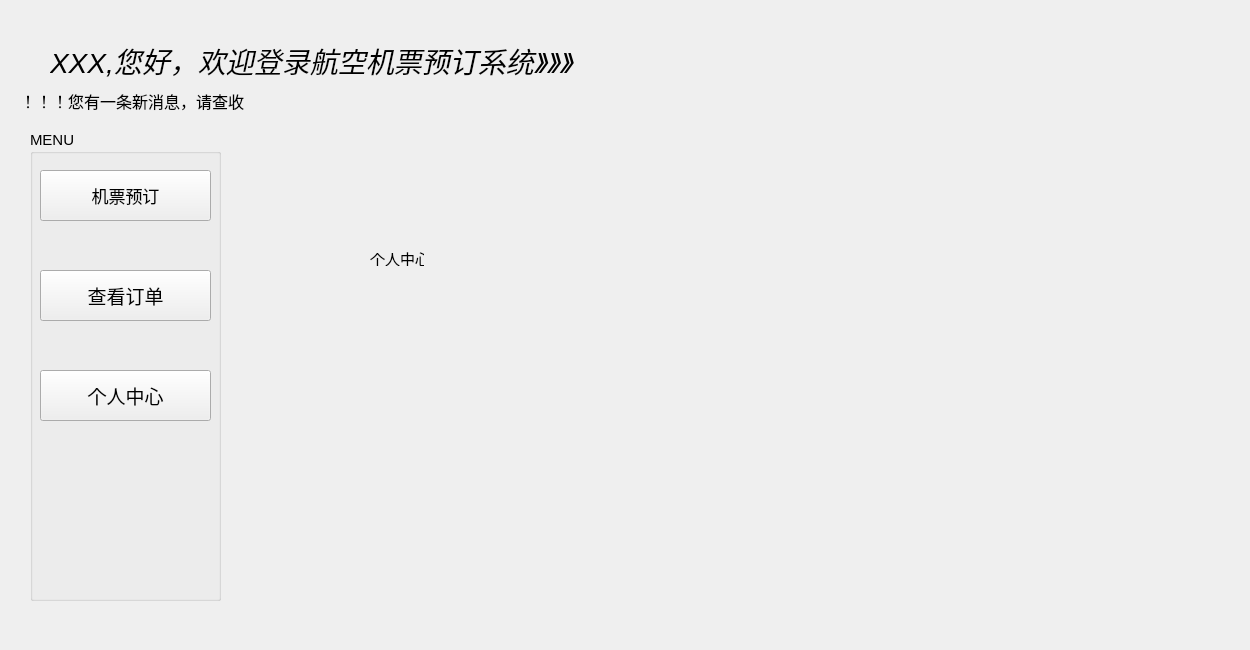
<?xml version="1.0" encoding="UTF-8"?>
<ui version="4.0">
 <class>FlightWindow</class>
 <widget class="QWidget" name="FlightWindow">
  <property name="geometry">
   <rect>
    <x>0</x>
    <y>0</y>
    <width>1250</width>
    <height>650</height>
   </rect>
  </property>
  <property name="font">
   <font>
    <pointsize>11</pointsize>
   </font>
  </property>
  <property name="windowTitle">
   <string>Form</string>
  </property>
  <widget class="QLabel" name="welMsgLabel">
   <property name="geometry">
    <rect>
     <x>50</x>
     <y>30</y>
     <width>591</width>
     <height>61</height>
    </rect>
   </property>
   <property name="font">
    <font>
     <pointsize>21</pointsize>
     <italic>true</italic>
    </font>
   </property>
   <property name="text">
    <string>XXX,您好，欢迎登录航空机票预订系统》》》</string>
   </property>
  </widget>
  <widget class="QLabel" name="msgLabel">
   <property name="geometry">
    <rect>
     <x>20</x>
     <y>80</y>
     <width>401</width>
     <height>41</height>
    </rect>
   </property>
   <property name="font">
    <font>
     <pointsize>12</pointsize>
     <italic>false</italic>
    </font>
   </property>
   <property name="text">
    <string>！！！您有一条新消息，请查收</string>
   </property>
  </widget>
  <widget class="QGroupBox" name="groupBox">
   <property name="geometry">
    <rect>
     <x>30</x>
     <y>130</y>
     <width>191</width>
     <height>471</height>
    </rect>
   </property>
   <property name="font">
    <font>
     <pointsize>11</pointsize>
    </font>
   </property>
   <property name="title">
    <string>MENU</string>
   </property>
   <widget class="QPushButton" name="flightBtn">
    <property name="geometry">
     <rect>
      <x>10</x>
      <y>40</y>
      <width>171</width>
      <height>51</height>
     </rect>
    </property>
    <property name="font">
     <font>
      <pointsize>13</pointsize>
     </font>
    </property>
    <property name="cursor">
     <cursorShape>PointingHandCursor</cursorShape>
    </property>
    <property name="text">
     <string>机票预订</string>
    </property>
   </widget>
   <widget class="QPushButton" name="orderBtn">
    <property name="geometry">
     <rect>
      <x>10</x>
      <y>140</y>
      <width>171</width>
      <height>51</height>
     </rect>
    </property>
    <property name="font">
     <font>
      <pointsize>14</pointsize>
     </font>
    </property>
    <property name="cursor">
     <cursorShape>PointingHandCursor</cursorShape>
    </property>
    <property name="text">
     <string>查看订单</string>
    </property>
   </widget>
   <widget class="QPushButton" name="myBtn">
    <property name="geometry">
     <rect>
      <x>10</x>
      <y>240</y>
      <width>171</width>
      <height>51</height>
     </rect>
    </property>
    <property name="font">
     <font>
      <pointsize>14</pointsize>
     </font>
    </property>
    <property name="cursor">
     <cursorShape>PointingHandCursor</cursorShape>
    </property>
    <property name="text">
     <string>个人中心</string>
    </property>
   </widget>
  </widget>
  <widget class="QStackedWidget" name="stackedWidget">
   <property name="geometry">
    <rect>
     <x>250</x>
     <y>120</y>
     <width>991</width>
     <height>481</height>
    </rect>
   </property>
   <property name="currentIndex">
    <number>1</number>
   </property>
   <widget class="QWidget" name="flight_page">
    <widget class="QComboBox" name="fromCitycomBox">
     <property name="geometry">
      <rect>
       <x>50</x>
       <y>30</y>
       <width>141</width>
       <height>41</height>
      </rect>
     </property>
     <property name="font">
      <font>
       <pointsize>11</pointsize>
      </font>
     </property>
    </widget>
    <widget class="QComboBox" name="toCitycomBox">
     <property name="geometry">
      <rect>
       <x>290</x>
       <y>30</y>
       <width>141</width>
       <height>41</height>
      </rect>
     </property>
     <property name="font">
      <font>
       <pointsize>11</pointsize>
      </font>
     </property>
    </widget>
    <widget class="QDateEdit" name="dateEdit">
     <property name="geometry">
      <rect>
       <x>460</x>
       <y>40</y>
       <width>110</width>
       <height>31</height>
      </rect>
     </property>
    </widget>
    <widget class="QPushButton" name="flightQueryBtn">
     <property name="geometry">
      <rect>
       <x>610</x>
       <y>40</y>
       <width>141</width>
       <height>31</height>
      </rect>
     </property>
     <property name="font">
      <font>
       <pointsize>13</pointsize>
      </font>
     </property>
     <property name="cursor">
      <cursorShape>PointingHandCursor</cursorShape>
     </property>
     <property name="text">
      <string>机票查询</string>
     </property>
    </widget>
    <widget class="QLabel" name="label">
     <property name="geometry">
      <rect>
       <x>220</x>
       <y>40</y>
       <width>51</width>
       <height>31</height>
      </rect>
     </property>
     <property name="text">
      <string/>
     </property>
     <property name="pixmap">
      <pixmap resource="images.qrc">:/img/images/arrow2.png</pixmap>
     </property>
     <property name="scaledContents">
      <bool>true</bool>
     </property>
    </widget>
    <widget class="QTableWidget" name="flightTabWidget">
     <property name="geometry">
      <rect>
       <x>0</x>
       <y>80</y>
       <width>971</width>
       <height>381</height>
      </rect>
     </property>
     <property name="font">
      <font>
       <pointsize>10</pointsize>
      </font>
     </property>
     <column>
      <property name="text">
       <string>机型</string>
      </property>
      <property name="font">
       <font>
        <pointsize>14</pointsize>
        <bold>false</bold>
       </font>
      </property>
      <property name="background">
       <color alpha="240">
        <red>255</red>
        <green>255</green>
        <blue>255</blue>
       </color>
      </property>
     </column>
     <column>
      <property name="text">
       <string>航班编号</string>
      </property>
      <property name="font">
       <font>
        <pointsize>14</pointsize>
       </font>
      </property>
      <property name="background">
       <color>
        <red>255</red>
        <green>255</green>
        <blue>255</blue>
       </color>
      </property>
     </column>
     <column>
      <property name="text">
       <string>出发日期</string>
      </property>
      <property name="font">
       <font>
        <pointsize>14</pointsize>
        <bold>false</bold>
       </font>
      </property>
     </column>
     <column>
      <property name="text">
       <string>出发时间</string>
      </property>
      <property name="font">
       <font>
        <pointsize>14</pointsize>
        <bold>false</bold>
       </font>
      </property>
     </column>
     <column>
      <property name="text">
       <string>到达时间</string>
      </property>
      <property name="font">
       <font>
        <pointsize>14</pointsize>
        <bold>false</bold>
       </font>
      </property>
     </column>
     <column>
      <property name="text">
       <string>出发城市</string>
      </property>
      <property name="font">
       <font>
        <pointsize>14</pointsize>
        <bold>false</bold>
       </font>
      </property>
     </column>
     <column>
      <property name="text">
       <string>目的城市</string>
      </property>
      <property name="font">
       <font>
        <pointsize>14</pointsize>
        <bold>false</bold>
       </font>
      </property>
     </column>
     <column>
      <property name="text">
       <string>最低票价</string>
      </property>
      <property name="font">
       <font>
        <pointsize>14</pointsize>
       </font>
      </property>
     </column>
     <column>
      <property name="text">
       <string>始发机场</string>
      </property>
      <property name="font">
       <font>
        <pointsize>14</pointsize>
        <bold>false</bold>
       </font>
      </property>
     </column>
     <column>
      <property name="text">
       <string>落地机场</string>
      </property>
      <property name="font">
       <font>
        <pointsize>14</pointsize>
        <bold>false</bold>
       </font>
      </property>
     </column>
     <column>
      <property name="text">
       <string>操作</string>
      </property>
      <property name="font">
       <font>
        <pointsize>14</pointsize>
        <bold>false</bold>
       </font>
      </property>
     </column>
    </widget>
   </widget>
   <widget class="QWidget" name="my_page">
    <property name="enabled">
     <bool>true</bool>
    </property>
    <widget class="QLabel" name="label_2">
     <property name="enabled">
      <bool>true</bool>
     </property>
     <property name="geometry">
      <rect>
       <x>120</x>
       <y>130</y>
       <width>54</width>
       <height>16</height>
      </rect>
     </property>
     <property name="text">
      <string>个人中心</string>
     </property>
    </widget>
   </widget>
   <widget class="QWidget" name="order_page">
    <property name="enabled">
     <bool>true</bool>
    </property>
    <widget class="QLineEdit" name="keyLinedit">
     <property name="geometry">
      <rect>
       <x>10</x>
       <y>30</y>
       <width>531</width>
       <height>51</height>
      </rect>
     </property>
     <property name="font">
      <font>
       <pointsize>11</pointsize>
      </font>
     </property>
     <property name="alignment">
      <set>Qt::AlignCenter</set>
     </property>
     <property name="placeholderText">
      <string>请输入订单编号/航班编号/乘客姓名</string>
     </property>
    </widget>
    <widget class="QPushButton" name="orderQueryBtn">
     <property name="geometry">
      <rect>
       <x>580</x>
       <y>43</y>
       <width>151</width>
       <height>31</height>
      </rect>
     </property>
     <property name="text">
      <string>查询订单</string>
     </property>
    </widget>
    <widget class="QTableWidget" name="orderTabWidget">
     <property name="geometry">
      <rect>
       <x>5</x>
       <y>100</y>
       <width>961</width>
       <height>371</height>
      </rect>
     </property>
     <column>
      <property name="text">
       <string>订单编号</string>
      </property>
      <property name="font">
       <font>
        <pointsize>11</pointsize>
       </font>
      </property>
     </column>
     <column>
      <property name="text">
       <string>航班编号</string>
      </property>
      <property name="font">
       <font>
        <pointsize>11</pointsize>
       </font>
      </property>
     </column>
     <column>
      <property name="text">
       <string>座位编号</string>
      </property>
      <property name="font">
       <font>
        <pointsize>11</pointsize>
       </font>
      </property>
     </column>
     <column>
      <property name="text">
       <string>乘客姓名</string>
      </property>
      <property name="font">
       <font>
        <pointsize>11</pointsize>
       </font>
      </property>
     </column>
     <column>
      <property name="text">
       <string>乘客电话</string>
      </property>
      <property name="font">
       <font>
        <pointsize>11</pointsize>
       </font>
      </property>
     </column>
     <column>
      <property name="text">
       <string>出发机场</string>
      </property>
      <property name="font">
       <font>
        <pointsize>11</pointsize>
       </font>
      </property>
     </column>
     <column>
      <property name="text">
       <string>目的机场</string>
      </property>
      <property name="font">
       <font>
        <pointsize>11</pointsize>
       </font>
      </property>
     </column>
     <column>
      <property name="text">
       <string>出发日期</string>
      </property>
      <property name="font">
       <font>
        <pointsize>11</pointsize>
       </font>
      </property>
     </column>
     <column>
      <property name="text">
       <string>出发时间</string>
      </property>
      <property name="font">
       <font>
        <pointsize>11</pointsize>
       </font>
      </property>
     </column>
     <column>
      <property name="text">
       <string>新建列</string>
      </property>
      <property name="font">
       <font>
        <pointsize>11</pointsize>
       </font>
      </property>
     </column>
     <column>
      <property name="text">
       <string>新建列</string>
      </property>
      <property name="font">
       <font>
        <pointsize>11</pointsize>
       </font>
      </property>
     </column>
    </widget>
   </widget>
  </widget>
 </widget>
 <resources>
  <include location="images.qrc"/>
 </resources>
 <connections/>
</ui>
